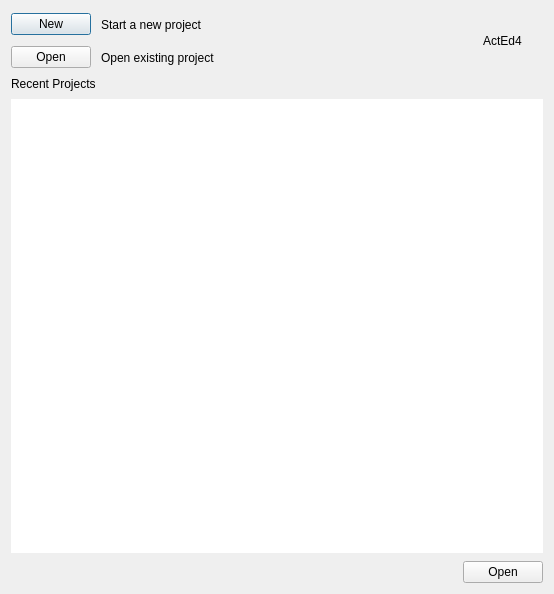
<?xml version="1.0" encoding="UTF-8"?>
<ui version="4.0">
 <class>QuickStartDialog</class>
 <widget class="QDialog" name="QuickStartDialog">
  <property name="geometry">
   <rect>
    <x>0</x>
    <y>0</y>
    <width>554</width>
    <height>594</height>
   </rect>
  </property>
  <property name="sizePolicy">
   <sizepolicy hsizetype="Preferred" vsizetype="Preferred">
    <horstretch>0</horstretch>
    <verstretch>0</verstretch>
   </sizepolicy>
  </property>
  <property name="windowTitle">
   <string>Quick Start</string>
  </property>
  <layout class="QVBoxLayout" name="verticalLayout">
   <item>
    <layout class="QHBoxLayout" name="topBar">
     <item>
      <layout class="QVBoxLayout" name="verticalLayout_6">
       <item>
        <layout class="QHBoxLayout" name="newBar" stretch="0,0,0">
         <property name="spacing">
          <number>10</number>
         </property>
         <property name="topMargin">
          <number>0</number>
         </property>
         <item>
          <widget class="QPushButton" name="newButton">
           <property name="text">
            <string>New</string>
           </property>
          </widget>
         </item>
         <item>
          <widget class="QLabel" name="newLabel">
           <property name="text">
            <string>Start a new project</string>
           </property>
          </widget>
         </item>
         <item>
          <spacer name="horizontalSpacer">
           <property name="orientation">
            <enum>Qt::Orientation::Horizontal</enum>
           </property>
           <property name="sizeHint" stdset="0">
            <size>
             <width>500</width>
             <height>20</height>
            </size>
           </property>
          </spacer>
         </item>
        </layout>
       </item>
       <item>
        <layout class="QHBoxLayout" name="openBar">
         <property name="spacing">
          <number>10</number>
         </property>
         <item>
          <widget class="QPushButton" name="openButton">
           <property name="text">
            <string>Open</string>
           </property>
          </widget>
         </item>
         <item>
          <widget class="QLabel" name="openLabel">
           <property name="text">
            <string>Open existing project</string>
           </property>
          </widget>
         </item>
         <item>
          <spacer name="horizontalSpacer_2">
           <property name="orientation">
            <enum>Qt::Orientation::Horizontal</enum>
           </property>
           <property name="sizeHint" stdset="0">
            <size>
             <width>40</width>
             <height>20</height>
            </size>
           </property>
          </spacer>
         </item>
        </layout>
       </item>
      </layout>
     </item>
     <item>
      <widget class="QLabel" name="label">
       <property name="minimumSize">
        <size>
         <width>60</width>
         <height>60</height>
        </size>
       </property>
       <property name="text">
        <string>ActEd4</string>
       </property>
      </widget>
     </item>
    </layout>
   </item>
   <item>
    <layout class="QVBoxLayout" name="verticalLayout_3">
     <property name="spacing">
      <number>10</number>
     </property>
     <property name="topMargin">
      <number>0</number>
     </property>
     <property name="rightMargin">
      <number>0</number>
     </property>
     <item>
      <widget class="QFrame" name="frame">
       <property name="sizePolicy">
        <sizepolicy hsizetype="Preferred" vsizetype="Preferred">
         <horstretch>0</horstretch>
         <verstretch>0</verstretch>
        </sizepolicy>
       </property>
       <property name="minimumSize">
        <size>
         <width>0</width>
         <height>0</height>
        </size>
       </property>
       <property name="frameShape">
        <enum>QFrame::Shape::NoFrame</enum>
       </property>
       <property name="frameShadow">
        <enum>QFrame::Shadow::Plain</enum>
       </property>
       <layout class="QVBoxLayout" name="verticalLayout_2">
        <property name="leftMargin">
         <number>0</number>
        </property>
        <property name="topMargin">
         <number>0</number>
        </property>
        <property name="rightMargin">
         <number>0</number>
        </property>
        <property name="bottomMargin">
         <number>0</number>
        </property>
        <item>
         <widget class="QFrame" name="frame">
          <layout class="QVBoxLayout" name="verticalLayout_5">
           <property name="spacing">
            <number>8</number>
           </property>
           <property name="leftMargin">
            <number>0</number>
           </property>
           <property name="topMargin">
            <number>0</number>
           </property>
           <property name="rightMargin">
            <number>0</number>
           </property>
           <property name="bottomMargin">
            <number>0</number>
           </property>
           <item>
            <layout class="QGridLayout" name="gridLayout_2">
             <property name="sizeConstraint">
              <enum>QLayout::SizeConstraint::SetDefaultConstraint</enum>
             </property>
             <property name="spacing">
              <number>6</number>
             </property>
             <item row="0" column="0">
              <widget class="QLabel" name="projectFileLabel">
               <property name="sizePolicy">
                <sizepolicy hsizetype="Preferred" vsizetype="Fixed">
                 <horstretch>0</horstretch>
                 <verstretch>0</verstretch>
                </sizepolicy>
               </property>
               <property name="text">
                <string>Recent Projects</string>
               </property>
              </widget>
             </item>
            </layout>
           </item>
           <item>
            <widget class="QListWidget" name="projectsListWidget">
             <property name="sizePolicy">
              <sizepolicy hsizetype="Expanding" vsizetype="Expanding">
               <horstretch>0</horstretch>
               <verstretch>1</verstretch>
              </sizepolicy>
             </property>
             <property name="font">
              <font>
               <pointsize>11</pointsize>
              </font>
             </property>
             <property name="contextMenuPolicy">
              <enum>Qt::ContextMenuPolicy::ActionsContextMenu</enum>
             </property>
             <property name="frameShape">
              <enum>QFrame::Shape::NoFrame</enum>
             </property>
             <property name="frameShadow">
              <enum>QFrame::Shadow::Plain</enum>
             </property>
             <property name="lineWidth">
              <number>0</number>
             </property>
             <property name="iconSize">
              <size>
               <width>48</width>
               <height>48</height>
              </size>
             </property>
             <property name="verticalScrollMode">
              <enum>QAbstractItemView::ScrollMode::ScrollPerPixel</enum>
             </property>
             <property name="resizeMode">
              <enum>QListView::ResizeMode::Adjust</enum>
             </property>
             <property name="spacing">
              <number>5</number>
             </property>
             <property name="viewMode">
              <enum>QListView::ViewMode::ListMode</enum>
             </property>
             <property name="uniformItemSizes">
              <bool>false</bool>
             </property>
             <property name="wordWrap">
              <bool>false</bool>
             </property>
             <property name="selectionRectVisible">
              <bool>true</bool>
             </property>
            </widget>
           </item>
           <item>
            <layout class="QHBoxLayout" name="horizontalLayout_2">
             <property name="spacing">
              <number>6</number>
             </property>
             <item>
              <spacer name="horizontalSpacer_3">
               <property name="orientation">
                <enum>Qt::Orientation::Horizontal</enum>
               </property>
               <property name="sizeHint" stdset="0">
                <size>
                 <width>40</width>
                 <height>20</height>
                </size>
               </property>
              </spacer>
             </item>
             <item>
              <widget class="QPushButton" name="loadProjectButton">
               <property name="text">
                <string>Open</string>
               </property>
              </widget>
             </item>
            </layout>
           </item>
          </layout>
         </widget>
        </item>
       </layout>
      </widget>
     </item>
    </layout>
   </item>
  </layout>
  <action name="actionRemove_item">
   <property name="text">
    <string>Remove item</string>
   </property>
  </action>
  <action name="actionClear_all">
   <property name="text">
    <string>Clear all</string>
   </property>
  </action>
  <action name="actionRemove_project">
   <property name="text">
    <string>Delete project</string>
   </property>
  </action>
  <action name="actionClearProjects">
   <property name="text">
    <string>Clear all projects</string>
   </property>
  </action>
 </widget>
 <resources>
  <include location="../resources/resources.qrc"/>
 </resources>
 <connections/>
</ui>
